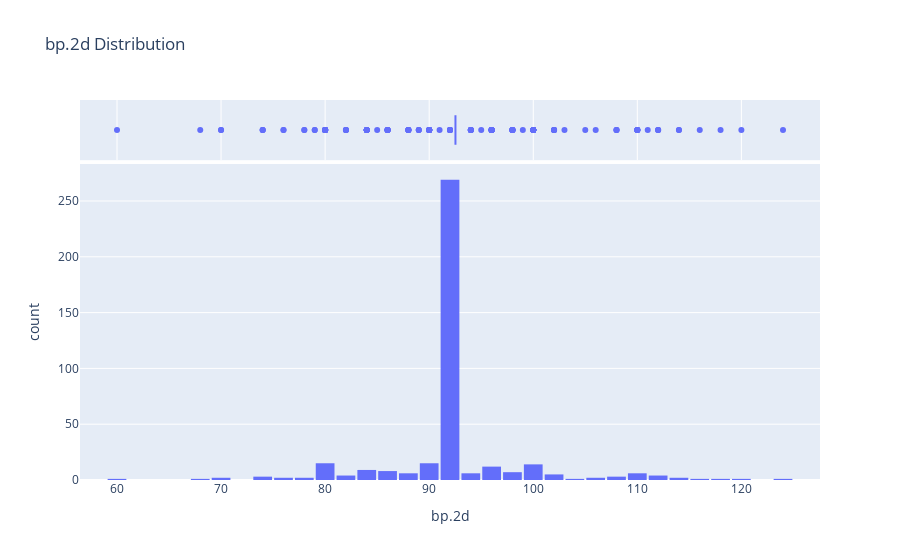

The code cell stored with this chart in its notebook:
### Markdown cell above
DATA VISUALIZATION

THIS STEP HELPS IN THE FEATURE SELECTION PROCESS. FEATURES THAT HAVE GOOD STATISTICAL DISTRIBUTIONS WILL BE MOST PREFERREF
OVER ONES THAT DO NOT TAKE ANY PARTICULAR DISTRIBUTION OR TREND

### Code cell
#visualization of 'bp.2d' after imputing the 262 missing data points. The feature takes no particular distribution as
# a majority of the values are centered at the mean
fig = px.histogram(df_raw, x='bp.2d', marginal='box', nbins=47, title='bp.2d Distribution')
fig.update_layout(bargap=0.1)
fig.show()

### Figure 1 — Plotly figure (JSON) as saved in the notebook; plotly's stock layout.template omitted (floating-point values rounded to 4 significant figures; data arrays with more than 128 entries replaced by an {"elided": "..."} marker saying what was removed)
{"data": [{"alignmentgroup": "True", "bingroup": "x", "hovertemplate": "bp.2d=%{x}<br>count=%{y}<extra></extra>", "legendgroup": "", "marker": {"color": "#636efa"}, "name": "", "nbinsx": 47, "offsetgroup": "", "orientation": "v", "showlegend": false, "type": "histogram", "x": {"elided": "403 float values"}, "xaxis": "x", "yaxis": "y"}, {"alignmentgroup": "True", "hovertemplate": "bp.2d=%{x}<extra></extra>", "legendgroup": "", "marker": {"color": "#636efa"}, "name": "", "notched": true, "offsetgroup": "", "showlegend": false, "type": "box", "x": {"elided": "403 float values"}, "xaxis": "x2", "yaxis": "y2"}], "layout": {"bargap": 0.1, "barmode": "relative", "legend": {"tracegroupgap": 0}, "title": {"text": "bp.2d Distribution"}, "xaxis": {"anchor": "y", "domain": [0, 1], "title": {"text": "bp.2d"}}, "xaxis2": {"anchor": "y2", "domain": [0, 1], "matches": "x", "showgrid": true, "showticklabels": false}, "yaxis": {"anchor": "x", "domain": [0, 0.8316], "title": {"text": "count"}}, "yaxis2": {"anchor": "x2", "domain": [0.8416, 1], "matches": "y2", "showgrid": false, "showline": false, "showticklabels": false, "ticks": ""}}}
